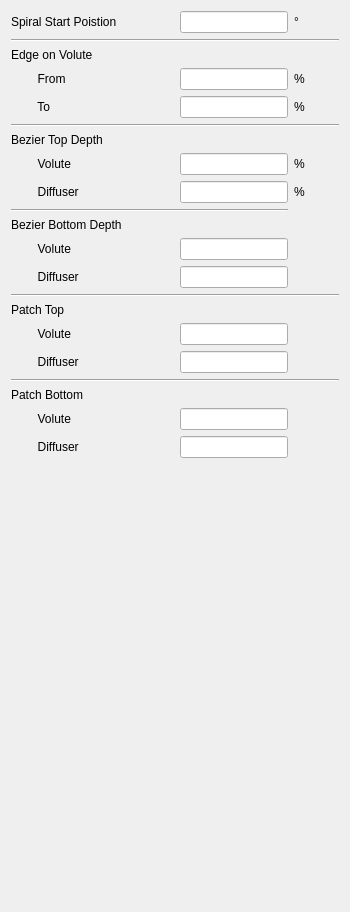
      <widget class="QWidget" name="page_cutwater">
       <property name="geometry">
        <rect>
         <x>0</x>
         <y>0</y>
         <width>350</width>
         <height>912</height>
        </rect>
       </property>
       <attribute name="label">
        <string>Cut-Water</string>
       </attribute>
       <layout class="QGridLayout" name="gridLayout_8">
        <item row="29" column="2">
         <widget class="QLineEdit" name="lineEdit_cutwater_patch_bottom_volute">
          <property name="sizePolicy">
           <sizepolicy hsizetype="Minimum" vsizetype="Fixed">
            <horstretch>0</horstretch>
            <verstretch>0</verstretch>
           </sizepolicy>
          </property>
         </widget>
        </item>
        <item row="3" column="2">
         <widget class="QLineEdit" name="lineEdit_cutwater_edge_volute_t_from">
          <property name="sizePolicy">
           <sizepolicy hsizetype="Minimum" vsizetype="Fixed">
            <horstretch>0</horstretch>
            <verstretch>0</verstretch>
           </sizepolicy>
          </property>
         </widget>
        </item>
        <item row="30" column="2">
         <widget class="QLineEdit" name="lineEdit_cutwater_patch_bottom_diffuser">
          <property name="sizePolicy">
           <sizepolicy hsizetype="Minimum" vsizetype="Fixed">
            <horstretch>0</horstretch>
            <verstretch>0</verstretch>
           </sizepolicy>
          </property>
         </widget>
        </item>
        <item row="31" column="0">
         <spacer name="verticalSpacer_3">
          <property name="orientation">
           <enum>Qt::Vertical</enum>
          </property>
          <property name="sizeHint" stdset="0">
           <size>
            <width>20</width>
            <height>40</height>
           </size>
          </property>
         </spacer>
        </item>
        <item row="0" column="3">
         <widget class="QLabel" name="label_77">
          <property name="text">
           <string>°</string>
          </property>
         </widget>
        </item>
        <item row="4" column="3">
         <widget class="QLabel" name="label_90">
          <property name="text">
           <string>%</string>
          </property>
         </widget>
        </item>
        <item row="7" column="0" colspan="4">
         <widget class="Line" name="line_7">
          <property name="orientation">
           <enum>Qt::Horizontal</enum>
          </property>
         </widget>
        </item>
        <item row="1" column="0" colspan="4">
         <widget class="Line" name="line_5">
          <property name="orientation">
           <enum>Qt::Horizontal</enum>
          </property>
         </widget>
        </item>
        <item row="9" column="2">
         <widget class="QLineEdit" name="lineEdit_cutwater_bezier_top_t_volute">
          <property name="sizePolicy">
           <sizepolicy hsizetype="Minimum" vsizetype="Fixed">
            <horstretch>0</horstretch>
            <verstretch>0</verstretch>
           </sizepolicy>
          </property>
         </widget>
        </item>
        <item row="0" column="2">
         <widget class="QLineEdit" name="lineEdit_cutwater_start_angle">
          <property name="sizePolicy">
           <sizepolicy hsizetype="Minimum" vsizetype="Fixed">
            <horstretch>0</horstretch>
            <verstretch>0</verstretch>
           </sizepolicy>
          </property>
         </widget>
        </item>
        <item row="0" column="1">
         <spacer name="horizontalSpacer_7">
          <property name="orientation">
           <enum>Qt::Horizontal</enum>
          </property>
          <property name="sizeType">
           <enum>QSizePolicy::Minimum</enum>
          </property>
          <property name="sizeHint" stdset="0">
           <size>
            <width>40</width>
            <height>20</height>
           </size>
          </property>
         </spacer>
        </item>
        <item row="0" column="0">
         <widget class="QLabel" name="label_73">
          <property name="sizePolicy">
           <sizepolicy hsizetype="Minimum" vsizetype="Preferred">
            <horstretch>0</horstretch>
            <verstretch>0</verstretch>
           </sizepolicy>
          </property>
          <property name="minimumSize">
           <size>
            <width>100</width>
            <height>0</height>
           </size>
          </property>
          <property name="text">
           <string>Spiral Start Poistion</string>
          </property>
         </widget>
        </item>
        <item row="3" column="0">
         <widget class="QLabel" name="label_85">
          <property name="sizePolicy">
           <sizepolicy hsizetype="Minimum" vsizetype="Preferred">
            <horstretch>0</horstretch>
            <verstretch>0</verstretch>
           </sizepolicy>
          </property>
          <property name="minimumSize">
           <size>
            <width>100</width>
            <height>0</height>
           </size>
          </property>
          <property name="text">
           <string>        From</string>
          </property>
         </widget>
        </item>
        <item row="17" column="2">
         <widget class="QLineEdit" name="lineEdit_cutwater_bezier_bottom_t_volute">
          <property name="sizePolicy">
           <sizepolicy hsizetype="Minimum" vsizetype="Fixed">
            <horstretch>0</horstretch>
            <verstretch>0</verstretch>
           </sizepolicy>
          </property>
         </widget>
        </item>
        <item row="18" column="2">
         <widget class="QLineEdit" name="lineEdit_cutwater_bezier_bottom_t_diffuser">
          <property name="sizePolicy">
           <sizepolicy hsizetype="Minimum" vsizetype="Fixed">
            <horstretch>0</horstretch>
            <verstretch>0</verstretch>
           </sizepolicy>
          </property>
         </widget>
        </item>
        <item row="18" column="0">
         <widget class="QLabel" name="label_108">
          <property name="sizePolicy">
           <sizepolicy hsizetype="Minimum" vsizetype="Preferred">
            <horstretch>0</horstretch>
            <verstretch>0</verstretch>
           </sizepolicy>
          </property>
          <property name="minimumSize">
           <size>
            <width>100</width>
            <height>0</height>
           </size>
          </property>
          <property name="text">
           <string>        Diffuser</string>
          </property>
         </widget>
        </item>
        <item row="22" column="0">
         <widget class="QLabel" name="label_105">
          <property name="sizePolicy">
           <sizepolicy hsizetype="Minimum" vsizetype="Preferred">
            <horstretch>0</horstretch>
            <verstretch>0</verstretch>
           </sizepolicy>
          </property>
          <property name="minimumSize">
           <size>
            <width>100</width>
            <height>0</height>
           </size>
          </property>
          <property name="text">
           <string>Patch Top</string>
          </property>
         </widget>
        </item>
        <item row="21" column="0" colspan="4">
         <widget class="Line" name="line_6">
          <property name="orientation">
           <enum>Qt::Horizontal</enum>
          </property>
         </widget>
        </item>
        <item row="11" column="0">
         <widget class="QLabel" name="label_93">
          <property name="sizePolicy">
           <sizepolicy hsizetype="Minimum" vsizetype="Preferred">
            <horstretch>0</horstretch>
            <verstretch>0</verstretch>
           </sizepolicy>
          </property>
          <property name="minimumSize">
           <size>
            <width>100</width>
            <height>0</height>
           </size>
          </property>
          <property name="text">
           <string>        Diffuser</string>
          </property>
         </widget>
        </item>
        <item row="4" column="2">
         <widget class="QLineEdit" name="lineEdit_cutwater_edge_volute_t_to">
          <property name="sizePolicy">
           <sizepolicy hsizetype="Minimum" vsizetype="Fixed">
            <horstretch>0</horstretch>
            <verstretch>0</verstretch>
           </sizepolicy>
          </property>
         </widget>
        </item>
        <item row="11" column="2">
         <widget class="QLineEdit" name="lineEdit_cutwater_bezier_top_t_diffuser">
          <property name="sizePolicy">
           <sizepolicy hsizetype="Minimum" vsizetype="Fixed">
            <horstretch>0</horstretch>
            <verstretch>0</verstretch>
           </sizepolicy>
          </property>
         </widget>
        </item>
        <item row="2" column="0">
         <widget class="QLabel" name="label_88">
          <property name="sizePolicy">
           <sizepolicy hsizetype="Minimum" vsizetype="Preferred">
            <horstretch>0</horstretch>
            <verstretch>0</verstretch>
           </sizepolicy>
          </property>
          <property name="minimumSize">
           <size>
            <width>100</width>
            <height>0</height>
           </size>
          </property>
          <property name="text">
           <string>Edge on Volute</string>
          </property>
         </widget>
        </item>
        <item row="11" column="3">
         <widget class="QLabel" name="label_95">
          <property name="text">
           <string>%</string>
          </property>
         </widget>
        </item>
        <item row="9" column="3">
         <widget class="QLabel" name="label_94">
          <property name="text">
           <string>%</string>
          </property>
         </widget>
        </item>
        <item row="3" column="3">
         <widget class="QLabel" name="label_78">
          <property name="text">
           <string>%</string>
          </property>
         </widget>
        </item>
        <item row="9" column="0">
         <widget class="QLabel" name="label_92">
          <property name="sizePolicy">
           <sizepolicy hsizetype="Minimum" vsizetype="Preferred">
            <horstretch>0</horstretch>
            <verstretch>0</verstretch>
           </sizepolicy>
          </property>
          <property name="minimumSize">
           <size>
            <width>100</width>
            <height>0</height>
           </size>
          </property>
          <property name="text">
           <string>        Volute</string>
          </property>
         </widget>
        </item>
        <item row="17" column="0">
         <widget class="QLabel" name="label_107">
          <property name="sizePolicy">
           <sizepolicy hsizetype="Minimum" vsizetype="Preferred">
            <horstretch>0</horstretch>
            <verstretch>0</verstretch>
           </sizepolicy>
          </property>
          <property name="minimumSize">
           <size>
            <width>100</width>
            <height>0</height>
           </size>
          </property>
          <property name="text">
           <string>        Volute</string>
          </property>
         </widget>
        </item>
        <item row="16" column="0">
         <widget class="QLabel" name="label_103">
          <property name="sizePolicy">
           <sizepolicy hsizetype="Minimum" vsizetype="Preferred">
            <horstretch>0</horstretch>
            <verstretch>0</verstretch>
           </sizepolicy>
          </property>
          <property name="minimumSize">
           <size>
            <width>100</width>
            <height>0</height>
           </size>
          </property>
          <property name="text">
           <string>Bezier Bottom Depth</string>
          </property>
         </widget>
        </item>
        <item row="14" column="0" colspan="3">
         <widget class="Line" name="line_9">
          <property name="orientation">
           <enum>Qt::Horizontal</enum>
          </property>
         </widget>
        </item>
        <item row="4" column="0">
         <widget class="QLabel" name="label_89">
          <property name="sizePolicy">
           <sizepolicy hsizetype="Minimum" vsizetype="Preferred">
            <horstretch>0</horstretch>
            <verstretch>0</verstretch>
           </sizepolicy>
          </property>
          <property name="minimumSize">
           <size>
            <width>100</width>
            <height>0</height>
           </size>
          </property>
          <property name="text">
           <string>        To</string>
          </property>
         </widget>
        </item>
        <item row="8" column="0">
         <widget class="QLabel" name="label_91">
          <property name="sizePolicy">
           <sizepolicy hsizetype="Minimum" vsizetype="Preferred">
            <horstretch>0</horstretch>
            <verstretch>0</verstretch>
           </sizepolicy>
          </property>
          <property name="minimumSize">
           <size>
            <width>100</width>
            <height>0</height>
           </size>
          </property>
          <property name="text">
           <string>Bezier Top Depth</string>
          </property>
         </widget>
        </item>
        <item row="27" column="0" colspan="4">
         <widget class="Line" name="line_8">
          <property name="orientation">
           <enum>Qt::Horizontal</enum>
          </property>
         </widget>
        </item>
        <item row="23" column="0">
         <widget class="QLabel" name="label_109">
          <property name="sizePolicy">
           <sizepolicy hsizetype="Minimum" vsizetype="Preferred">
            <horstretch>0</horstretch>
            <verstretch>0</verstretch>
           </sizepolicy>
          </property>
          <property name="minimumSize">
           <size>
            <width>100</width>
            <height>0</height>
           </size>
          </property>
          <property name="text">
           <string>        Volute</string>
          </property>
         </widget>
        </item>
        <item row="24" column="0">
         <widget class="QLabel" name="label_110">
          <property name="sizePolicy">
           <sizepolicy hsizetype="Minimum" vsizetype="Preferred">
            <horstretch>0</horstretch>
            <verstretch>0</verstretch>
           </sizepolicy>
          </property>
          <property name="minimumSize">
           <size>
            <width>100</width>
            <height>0</height>
           </size>
          </property>
          <property name="text">
           <string>        Diffuser</string>
          </property>
         </widget>
        </item>
        <item row="24" column="2">
         <widget class="QLineEdit" name="lineEdit_cutwater_patch_top_diffuser">
          <property name="sizePolicy">
           <sizepolicy hsizetype="Minimum" vsizetype="Fixed">
            <horstretch>0</horstretch>
            <verstretch>0</verstretch>
           </sizepolicy>
          </property>
         </widget>
        </item>
        <item row="28" column="0">
         <widget class="QLabel" name="label_106">
          <property name="sizePolicy">
           <sizepolicy hsizetype="Minimum" vsizetype="Preferred">
            <horstretch>0</horstretch>
            <verstretch>0</verstretch>
           </sizepolicy>
          </property>
          <property name="minimumSize">
           <size>
            <width>100</width>
            <height>0</height>
           </size>
          </property>
          <property name="text">
           <string>Patch Bottom</string>
          </property>
         </widget>
        </item>
        <item row="29" column="0">
         <widget class="QLabel" name="label_111">
          <property name="sizePolicy">
           <sizepolicy hsizetype="Minimum" vsizetype="Preferred">
            <horstretch>0</horstretch>
            <verstretch>0</verstretch>
           </sizepolicy>
          </property>
          <property name="minimumSize">
           <size>
            <width>100</width>
            <height>0</height>
           </size>
          </property>
          <property name="text">
           <string>        Volute</string>
          </property>
         </widget>
        </item>
        <item row="23" column="2">
         <widget class="QLineEdit" name="lineEdit_cutwater_patch_top_volute">
          <property name="sizePolicy">
           <sizepolicy hsizetype="Minimum" vsizetype="Fixed">
            <horstretch>0</horstretch>
            <verstretch>0</verstretch>
           </sizepolicy>
          </property>
         </widget>
        </item>
        <item row="30" column="0">
         <widget class="QLabel" name="label_112">
          <property name="sizePolicy">
           <sizepolicy hsizetype="Minimum" vsizetype="Preferred">
            <horstretch>0</horstretch>
            <verstretch>0</verstretch>
           </sizepolicy>
          </property>
          <property name="minimumSize">
           <size>
            <width>100</width>
            <height>0</height>
           </size>
          </property>
          <property name="text">
           <string>        Diffuser</string>
          </property>
         </widget>
        </item>
       </layout>
      </widget>
